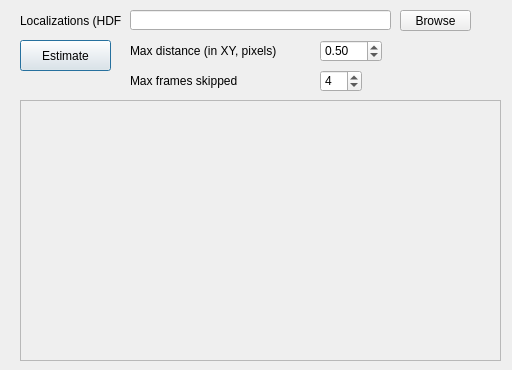
<?xml version="1.0" encoding="UTF-8"?>
<ui version="4.0">
 <class>Dialog</class>
 <widget class="QDialog" name="Dialog">
  <property name="geometry">
   <rect>
    <x>0</x>
    <y>0</y>
    <width>512</width>
    <height>370</height>
   </rect>
  </property>
  <property name="windowTitle">
   <string>Estimate molecule on-time</string>
  </property>
  <widget class="QPushButton" name="btnEstimate">
   <property name="geometry">
    <rect>
     <x>20</x>
     <y>40</y>
     <width>91</width>
     <height>31</height>
    </rect>
   </property>
   <property name="text">
    <string>Estimate</string>
   </property>
  </widget>
  <widget class="QLineEdit" name="txtLocsFile">
   <property name="geometry">
    <rect>
     <x>130</x>
     <y>10</y>
     <width>261</width>
     <height>20</height>
    </rect>
   </property>
  </widget>
  <widget class="QLabel" name="label">
   <property name="geometry">
    <rect>
     <x>20</x>
     <y>10</y>
     <width>101</width>
     <height>21</height>
    </rect>
   </property>
   <property name="text">
    <string>Localizations (HDF5)</string>
   </property>
  </widget>
  <widget class="QDoubleSpinBox" name="maxDistance">
   <property name="geometry">
    <rect>
     <x>320</x>
     <y>40</y>
     <width>62</width>
     <height>22</height>
    </rect>
   </property>
   <property name="value">
    <double>0.500000000000000</double>
   </property>
  </widget>
  <widget class="QSpinBox" name="frameskip">
   <property name="geometry">
    <rect>
     <x>320</x>
     <y>70</y>
     <width>42</width>
     <height>22</height>
    </rect>
   </property>
   <property name="value">
    <number>4</number>
   </property>
  </widget>
  <widget class="QLabel" name="label_2">
   <property name="geometry">
    <rect>
     <x>130</x>
     <y>40</y>
     <width>161</width>
     <height>21</height>
    </rect>
   </property>
   <property name="text">
    <string>Max distance (in XY, pixels)</string>
   </property>
  </widget>
  <widget class="QLabel" name="label_3">
   <property name="geometry">
    <rect>
     <x>130</x>
     <y>70</y>
     <width>111</width>
     <height>21</height>
    </rect>
   </property>
   <property name="text">
    <string>Max frames skipped</string>
   </property>
  </widget>
  <widget class="QPushButton" name="btnBrowse">
   <property name="geometry">
    <rect>
     <x>400</x>
     <y>10</y>
     <width>71</width>
     <height>21</height>
    </rect>
   </property>
   <property name="text">
    <string>Browse</string>
   </property>
  </widget>
  <widget class="QFrame" name="framePlot">
   <property name="geometry">
    <rect>
     <x>20</x>
     <y>100</y>
     <width>481</width>
     <height>261</height>
    </rect>
   </property>
   <property name="frameShape">
    <enum>QFrame::StyledPanel</enum>
   </property>
   <property name="frameShadow">
    <enum>QFrame::Raised</enum>
   </property>
  </widget>
 </widget>
 <resources/>
 <connections/>
</ui>
